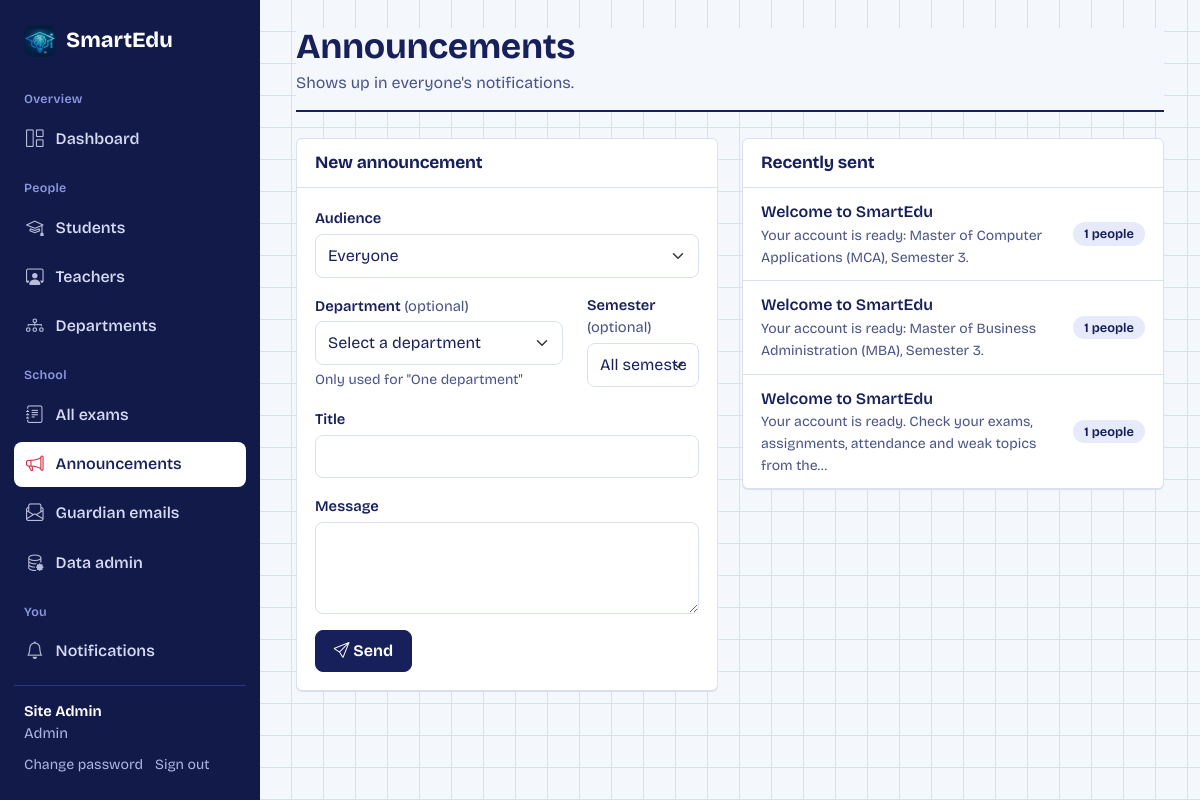
Screenshot of /admin-portal/announce/ (signed in) with the database file from the repository.
### apps/accounts/models.py (models this page shows, shortened)
class User(AbstractUser):
    ROLE_CHOICES = (
        ('ADMIN', 'Admin'),
        ('TEACHER', 'Teacher'),
        ('STUDENT', 'Student'),
    )
    role = models.CharField(max_length=10, choices=ROLE_CHOICES, default='STUDENT')
    phone = models.CharField(max_length=20, blank=True)
    profile_pic = models.ImageField(upload_to='profiles/', null=True, blank=True)
    is_verified = models.BooleanField(default=False)

### apps/notifications/models.py (models this page shows, shortened)
class Notification(models.Model):
    TYPE = (('EXAM','Exam'),('ATTENDANCE','Attendance'),('RESULT','Result'),('ASSIGNMENT','Assignment'),('REATTEMPT','Re-attempt'),('GENERAL','General'))
    recipient = models.ForeignKey(User, on_delete=models.CASCADE, related_name='notifications')
    sender = models.ForeignKey(User, on_delete=models.SET_NULL, null=True, related_name='sent_notifications')
    title = models.CharField(max_length=200)
    message = models.TextField()
    ntype = models.CharField(max_length=20, choices=TYPE, default='GENERAL')
    is_read = models.BooleanField(default=False)
    related_exam = models.ForeignKey('exams.Exam', on_delete=models.SET_NULL, null=True, blank=True)
    created_at = models.DateTimeField(auto_now_add=True)

### apps/admin_portal/views.py (the view, shortened to what this page needs)
# urls.py: path('announce/', views.announce, name='admin_announce'),
@admin_required
def announce(request):
    form = AnnouncementForm(request.POST or None, initial={'audience': 'ALL'})
    sent = (Notification.objects.filter(sender=request.user, ntype='GENERAL')
            .values('title', 'message', 'created_at').annotate(n=Count('id')).order_by('-created_at')[:6])
    return render(request, 'admin/announce.html', {'form': form, 'sent': sent})

### apps/admin_portal/forms.py (shortened to what this page needs)
class AnnouncementForm(StyledForm):
    AUDIENCE = [('ALL', 'Everyone'), ('STUDENT', 'All students'), ('TEACHER', 'All teachers'), ('DEPT', 'One department (and semester)')]
    audience = forms.ChoiceField(choices=AUDIENCE)
    department = forms.ChoiceField(required=False, label='Department', help_text='Only used for "One department"')
    semester = forms.ChoiceField(required=False, label='Semester')
    title = forms.CharField(max_length=200)
    message = forms.CharField(widget=forms.Textarea(attrs={'rows': 3}))
    def __init__(self, *a, **kw):
        super().__init__(*a, **kw)
        self.fields['department'].choices = [('', 'Select a department')] + [(d, d) for d in department_choices()]
        self.fields['semester'].choices = [('', 'All semesters')] + [(str(i), semester_label(i)) for i in range(1, 9)]

### apps/accounts/context_processors.py (called while the page is built)
def departments(request):
    return {'DEPT_SEM_MAP': dept_semester_map()}

### apps/accounts/departments.py (called while the page is built)
def semester_count(department):
    return 4 if department in FOUR_SEMESTER else 8

def semester_label(n):
    return f'Semester {n}'

def department_choices():
    return list(DEPARTMENTS)

def dept_semester_map():
    return {d: semester_count(d) for d in DEPARTMENTS}

### apps/accounts/forms.py (called while the page is built)
    def _style(self):
        for f in self.fields.values():
            w = f.widget
            if isinstance(w, (forms.CheckboxInput,)):
                w.attrs['class'] = 'form-check-input'
            elif isinstance(w, forms.Select):
                w.attrs['class'] = 'form-select'
            else:
                w.attrs['class'] = (w.attrs.get('class', '') + ' form-control').strip()

### apps/notifications/context_processors.py (called while the page is built, shortened)
def notifications(request):
    if not request.user.is_authenticated:
        return {'unread_notifications': 0}
    from .models import Notification
    user = request.user
    ctx = {'unread_notifications': Notification.objects.filter(recipient=user, is_read=False).count(),
           'badge_reattempts': 0, 'badge_reviews': 0, 'badge_assignments': 0, 'badge_missed': 0}
    return ctx

### templates/admin/announce.html (shortened to what this page needs)
{% extends 'base.html' %}
{% block content %}
<div class="page-head"><div><h1>Announcements</h1><p>Shows up in everyone's notifications.</p></div></div>
<div class="row g-4">
  <div class="col-lg-6"><div class="panel"><div class="panel-head"><h2>New announcement</h2></div><div class="panel-body">
    <form method="post" novalidate>{% csrf_token %}
      {% include 'partials/field.html' with field=form.audience %}
      <div class="row"><div class="col-md-8">{% include 'partials/field.html' with field=form.department %}</div><div class="col-md-4">{% include 'partials/field.html' with field=form.semester %}</div></div>
      {{ DEPT_SEM_MAP|json_script:"dept-sem-map" }}{% load static %}<script src="{% static 'js/dept_semester.js' %}"></script>
      {% include 'partials/field.html' with field=form.title %}{% include 'partials/field.html' with field=form.message %}
      <button class="btn btn-primary" type="submit"><i class="bi bi-send"></i> Send</button>
    </form></div></div></div>
  <div class="col-lg-6"><div class="panel"><div class="panel-head"><h2>Recently sent</h2></div>
    {% for s in sent %}<div class="list-row"><div><div class="fw-semibold">{{ s.title }}</div><div class="small text-muted">{{ s.message|truncatechars:90 }}</div></div><span class="pill pill-info">{{ s.n }} people</span></div>
    {% empty %}{% include 'partials/empty.html' with icon='bi-megaphone' text='Nothing sent yet.' %}{% endfor %}</div></div>
</div>
{% endblock %}

### templates/base.html (shortened to what this page needs)
{% load static %}<!DOCTYPE html>
<html lang="en">
<head>
  <link href="{% static 'vendor/bootstrap/bootstrap.min.css' %}" rel="stylesheet">
  <link href="{% static 'vendor/bootstrap-icons/bootstrap-icons.min.css' %}" rel="stylesheet">
  <link href="{% static 'css/fonts.css' %}" rel="stylesheet">
  <link href="{% static 'css/app.css' %}" rel="stylesheet">
</head>
<body>
{% with url=request.resolver_match.url_name %}
<div class="shell">
  <aside class="sidebar" id="sidebar" aria-label="Main menu">
    <a class="brand" href="/">
      <img class="brand-mark" src="{% static 'img/smartedu-icon.png' %}" alt="">
      SmartEdu
    </a>
    {% if user.role == 'ADMIN' %}
      <div class="nav-group">Overview</div>
      <a class="side-link {% if url == 'admin_dashboard' %}active{% endif %}" href="{% url 'admin_dashboard' %}"><i class="bi bi-grid-1x2"></i>Dashboard</a>
      <div class="nav-group">People</div>
      <a class="side-link {% if url == 'admin_students' or url == 'register_student' or url == 'student_edit' %}active{% endif %}" href="{% url 'admin_students' %}"><i class="bi bi-mortarboard"></i>Students</a>
      <a class="side-link {% if url == 'admin_teachers' or url == 'register_teacher' or url == 'teacher_edit' %}active{% endif %}" href="{% url 'admin_teachers' %}"><i class="bi bi-person-workspace"></i>Teachers</a>
      <a class="side-link {% if url == 'admin_departments' %}active{% endif %}" href="{% url 'admin_departments' %}"><i class="bi bi-diagram-3"></i>Departments</a>
      <div class="nav-group">School</div>
      <a class="side-link {% if url == 'admin_exams' %}active{% endif %}" href="{% url 'admin_exams' %}"><i class="bi bi-journal-text"></i>All exams</a>
      <a class="side-link {% if url == 'admin_announce' %}active{% endif %}" href="{% url 'admin_announce' %}"><i class="bi bi-megaphone"></i>Announcements</a>
      <a class="side-link {% if url == 'admin_emails' %}active{% endif %}" href="{% url 'admin_emails' %}"><i class="bi bi-envelope-paper"></i>Guardian emails</a>
      <a class="side-link" href="/django-admin/"><i class="bi bi-database-gear"></i>Data admin</a>
    {% endif %}
    <div class="nav-group">You</div>
    <a class="side-link " href="{% url 'notification_list' %}"><i class="bi bi-bell"></i>Notifications</a>
    <div class="side-user">
      <div class="who">{{ user.get_full_name|default:user.username }}</div>
      <div class="mb-2" style="color:#AEB6E6">{{ user.get_role_display }}</div>
      <a href="{% url 'change_password' %}">Change password</a><a href="{% url 'logout' %}">Sign out</a>
    </div>
  </aside>
  <main class="main" id="content">
    <div class="main-inner">
      {% block content %}{% endblock %}
    </div>
  </main>
</div>
{% endwith %}
</body>
</html>

### static/css/app.css (style rules this page uses)
:root { --paper: #F4F7FC; --sheet: #fff; --ink: #17205B; --ink-soft: #4A5385; --line: #D9E0EF; --red: #D32F4B; --red-soft: #FBE3E7; --hl: #FFE259; --band: #121A4A; --band-line: #2B3680; --green: #1B7F5A; --green-soft: #DDF3E9; --amber-soft: #FFF3C4; --font: "Bricolage Grotesque", "Segoe UI", system-ui, sans-serif; --pen: "Caveat", "Segoe Print", cursive; --bs-body-font-family: var(--font); --bs-body-color: var(--ink); --bs-body-bg: var(--paper); --bs-primary: #17205B; --bs-primary-rgb: 23,32,91; --bs-link-color: #17205B; --bs-link-hover-color: #D32F4B; --bs-border-color: var(--line); --bs-danger: #D32F4B; --bs-danger-rgb: 211,47,75; --bs-success: #1B7F5A; --bs-success-rgb: 27,127,90; --bs-border-radius: 8px; }
html { scroll-behavior: smooth; }
body { font-family: var(--font); font-size: 16px; line-height: 1.55; -webkit-font-smoothing: antialiased; background: var(--paper); }
h1,h2,h3,h4,h5 { font-family: var(--font); font-weight: 700; letter-spacing: -0.01em; color: var(--ink); }
a { text-underline-offset: 3px; }
.text-muted, .text-secondary { color: var(--ink-soft) !important; }
.btn { font-weight: 650; border-radius: 8px; padding: .5rem 1.1rem; }
.btn-primary { --bs-btn-bg: var(--ink); --bs-btn-border-color: var(--ink); --bs-btn-hover-bg: #0E1546; --bs-btn-hover-border-color: #0E1546; --bs-btn-active-bg: #0E1546; --bs-btn-disabled-bg: var(--ink); --bs-btn-disabled-border-color: var(--ink); }
.form-control, .form-select { border-color: var(--line); padding: .55rem .75rem; border-radius: 8px; background-color: #fff; }
.shell { display: grid; grid-template-columns: 260px minmax(0,1fr); min-height: 100vh; }
.sidebar { background: var(--band); color: #D5DAF5; padding: 20px 14px; position: sticky; top: 0; height: 100vh; overflow-y: auto; display: flex; flex-direction: column; }
.sidebar .brand { display: flex; align-items: center; gap: 10px; color: #fff; text-decoration: none; font-weight: 750; font-size: 1.35rem; padding: 4px 10px 18px; }
.brand-mark { width: 32px; height: 32px; object-fit: cover; border-radius: 8px; flex: 0 0 auto; }
.nav-group { margin-top: 14px; padding: 0 10px 6px; font-size: .78rem; color: #8C97DE; font-weight: 600; letter-spacing: .02em; }
.side-link { display: flex; align-items: center; gap: 12px; padding: 9px 12px; margin: 2px 0; border-radius: 8px; color: #D5DAF5; text-decoration: none; font-weight: 550; }
.side-link i { font-size: 1.1rem; opacity: .85; }
.side-link.active { background: #fff; color: var(--ink); }
.side-link.active i { color: var(--red); opacity: 1; }
.side-user { margin-top: auto; padding: 14px 10px 4px; border-top: 1px solid var(--band-line); font-size: .92rem; }
.side-user .who { color: #fff; font-weight: 650; }
.side-user a { color: #AEB6E6; text-decoration: none; margin-right: 12px; font-size: .88rem; }
.main { min-width: 0; background-image: linear-gradient(var(--line) 1px, transparent 1px), linear-gradient(90deg, var(--line) 1px, transparent 1px); background-size: 32px 32px; background-position: -1px -1px; background-attachment: local; }
.main-inner { padding: 28px 36px 64px; max-width: 1240px; background: transparent; }
.page-head { display: flex; flex-wrap: wrap; align-items: flex-end; justify-content: space-between; gap: 14px; margin-bottom: 26px; padding-bottom: 14px; border-bottom: 2px solid var(--ink); background: var(--paper); }
.page-head h1 { font-size: clamp(1.6rem, 3vw, 2.2rem); margin: 0; line-height: 1.1; }
.page-head p { margin: 4px 0 0; color: var(--ink-soft); }
.panel { background: var(--sheet); border: 1px solid var(--line); border-radius: 6px; box-shadow: 0 1px 0 var(--line); }
.panel-head { display: flex; align-items: center; justify-content: space-between; gap: 10px; padding: 14px 18px; border-bottom: 1px solid var(--line); }
.panel-head h2, .panel-head h3 { font-size: 1.08rem; margin: 0; }
.panel-body { padding: 18px; }
.pill { display: inline-block; padding: 1px 10px; border-radius: 999px; font-size: .8rem; font-weight: 650; border: 1.5px solid currentColor; white-space: nowrap; }
.pill-info { color: var(--ink); background: #E6EAFA; border-color: transparent; }
.list-row { display: flex; gap: 12px; align-items: center; justify-content: space-between; padding: 12px 18px; border-bottom: 1px solid var(--line); }
.list-row:last-child { border-bottom: 0; }

### rows the page displays
User: get_full_name "Site Admin", role "Admin"
Notification: title "Welcome to SmartEdu", message "Your account is ready: Master of Computer Applications (MCA), Semester 3.", n "1"
Notification: title "Welcome to SmartEdu", message "Your account is ready: Master of Business Administration (MBA), Semester 3.", n "1"

### other values shown
{{ field.label }} "Audience Department Semester Title Message"
{{ field.help_text }} "Only used for \"One department\""
{{ s.title }} "Welcome to SmartEdu"
{{ s.message|truncatechars:90 }} "Your account is ready. Check your exams, assignments, attendance and weak topics from the…"
{{ s.n }} "1"
